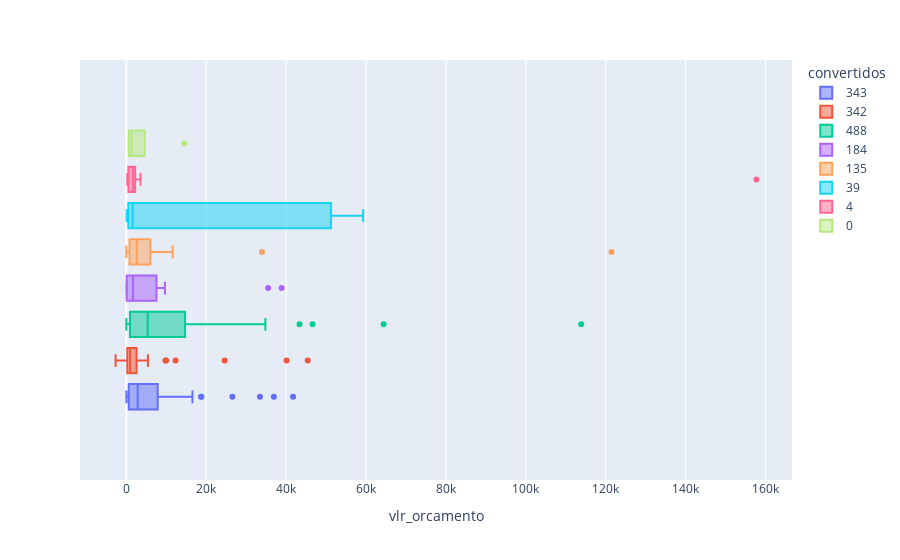

This figure's notebook cell:
### Code cell
px.box(x_teste_df, x = 'vlr_orcamento', color = 'convertidos')

### Figure 1 — Plotly figure (JSON) as saved in the notebook; plotly's stock layout.template omitted (floating-point values rounded to 4 significant figures)
{"data": [{"alignmentgroup": "True", "hovertemplate": "convertidos=343<br>vlr_orcamento=%{x}<extra></extra>", "legendgroup": "343", "marker": {"color": "#636efa"}, "name": "343", "notched": false, "offsetgroup": "343", "orientation": "h", "showlegend": true, "type": "box", "x": [823.6, 1761.0, 386.0, 16060.0, 195.6, 148.6, 18750.0, 3833.0, 26560.0, 11360.0, 8318.0, 9826.0, 273.8, 16550.0, 7701.0, 1547.0, 87.8, 41750.0, 6882.0, 6199.0, 5206.0, 711.4, 1261.0, 18750.0, 1252.0, 632.7, 494.9, 557.5, 494.9, 28.16, 752.4, 4784.0, 12350.0, 7679.0, 808.4, 36930.0, 2290.0, 291.1, 2845, 1394.0, 3130.0, 3459.0, 530.6, 906.0, 6014.0, 33450.0, 3782.0, 199.9, 4107.0], "x0": " ", "xaxis": "x", "y0": " ", "yaxis": "y"}, {"alignmentgroup": "True", "hovertemplate": "convertidos=342<br>vlr_orcamento=%{x}<extra></extra>", "legendgroup": "342", "marker": {"color": "#EF553B"}, "name": "342", "notched": false, "offsetgroup": "342", "orientation": "h", "showlegend": true, "type": "box", "x": [1507.0, 18.9, 57.8, 1192.0, 484.3, 1772.0, 12330.0, 523.6, 130.4, 26.81, 265.4, 130.4, 24610.0, 9798.0, -2681.0, 291.4, 265.4, 1168.0, 161.8, 9991.0, 40120.0, 1689.0, 444.4, 41.42, 1335.0, 245.0, 5409.0, 181.2, 236.0, 1435.0, 2506.0, 3315.0, 2616.0, 2848.0, 354.2, 315.8, 45420.0, 3031.0, 354.2, 117.4, 1004.0, 945.4, 1743.0, 3294.0, 259.8, 2632.0, 1832.0, 1092.0, 364.4, 82.16, 2146.0, 61.77], "x0": " ", "xaxis": "x", "y0": " ", "yaxis": "y"}, {"alignmentgroup": "True", "hovertemplate": "convertidos=488<br>vlr_orcamento=%{x}<extra></extra>", "legendgroup": "488", "marker": {"color": "#00cc96"}, "name": "488", "notched": false, "offsetgroup": "488", "orientation": "h", "showlegend": true, "type": "box", "x": [20090.0, 24580.0, 600.9, 43.47, 20850.0, 2530.0, 7407.0, 14.21, 3022.0, 122.0, 2364.0, 50.52, 34820.0, 56.84, 64410.0, 3921.0, 6508.0, 47.96, 16060.0, 7624.0, 7025.0, 5357.0, 96.26, 9348.0, 18450.0, 4949.0, 633.7, 4014.0, 2212.0, 8812.0, 24000.0, 2344.0, 6156.0, 6751.0, 14260.0, 421.4, 5847.0, 4152.0, 1252.0, 46620.0, 662.3, 7935.0, 113900.0, 1005.0, 43370.0, 32230.0, 1223.0, 5789.0, 59.3], "x0": " ", "xaxis": "x", "y0": " ", "yaxis": "y"}, {"alignmentgroup": "True", "hovertemplate": "convertidos=184<br>vlr_orcamento=%{x}<extra></extra>", "legendgroup": "184", "marker": {"color": "#ab63fa"}, "name": "184", "notched": false, "offsetgroup": "184", "orientation": "h", "showlegend": true, "type": "box", "x": [1615.0, 134.3, 1667.0, 6831.0, 43.18, 61.64, 32.85, 1350.0, 1057.0, 75.87, 4139.0, 68.93, 8257.0, 9668.0, 38860.0, 8915.0, 9480.0, 337.5, 134.1, 2508.0, 76.19, 35480.0, 4464.0, 3724.0], "x0": " ", "xaxis": "x", "y0": " ", "yaxis": "y"}, {"alignmentgroup": "True", "hovertemplate": "convertidos=135<br>vlr_orcamento=%{x}<extra></extra>", "legendgroup": "135", "marker": {"color": "#FFA15A"}, "name": "135", "notched": false, "offsetgroup": "135", "orientation": "h", "showlegend": true, "type": "box", "x": [15.39, 10210.0, 736.1, 795.9, 2787.0, 3515.0, 169.7, 323.8, 731.2, 4121.0, 6022.0, 7370.0, 1633.0, 10310.0, 2231.0, 523.3, 3170.0, 791.7, 3369.0, 2083.0, 1020.0, 2370.0, 3179.0, 2328.0, 1943, 8011.0, 10510.0, 6000.0, 486.4, 4810.0, 2537.0, 7191.0, 73.7, 33950.0, 11590.0, 121400.0, 2706.0, 2156.0], "x0": " ", "xaxis": "x", "y0": " ", "yaxis": "y"}, {"alignmentgroup": "True", "hovertemplate": "convertidos=39<br>vlr_orcamento=%{x}<extra></extra>", "legendgroup": "39", "marker": {"color": "#19d3f3"}, "name": "39", "notched": false, "offsetgroup": "39", "orientation": "h", "showlegend": true, "type": "box", "x": [2225.0, 99.09, 51246, 18660.0, 59270.0, 51246, 971.7, 971.7, 278.1, 486.5], "x0": " ", "xaxis": "x", "y0": " ", "yaxis": "y"}, {"alignmentgroup": "True", "hovertemplate": "convertidos=4<br>vlr_orcamento=%{x}<extra></extra>", "legendgroup": "4", "marker": {"color": "#FF6692"}, "name": "4", "notched": false, "offsetgroup": "4", "orientation": "h", "showlegend": true, "type": "box", "x": [513.9, 2618.0, 1677.0, 3542.0, 234.7, 157700.0, 1615.0, 1820.0, 601.4, 1800.0, 516.4, 299.1], "x0": " ", "xaxis": "x", "y0": " ", "yaxis": "y"}, {"alignmentgroup": "True", "hovertemplate": "convertidos=0<br>vlr_orcamento=%{x}<extra></extra>", "legendgroup": "0", "marker": {"color": "#B6E880"}, "name": "0", "notched": false, "offsetgroup": "0", "orientation": "h", "showlegend": true, "type": "box", "x": [649.0, 14520.0, 1950.0, 4617, 590.5, 829.2], "x0": " ", "xaxis": "x", "y0": " ", "yaxis": "y"}], "layout": {"boxmode": "group", "legend": {"title": {"text": "convertidos"}, "tracegroupgap": 0}, "margin": {"t": 60}, "xaxis": {"anchor": "y", "domain": [0, 1], "title": {"text": "vlr_orcamento"}}, "yaxis": {"anchor": "x", "domain": [0, 1]}}}
